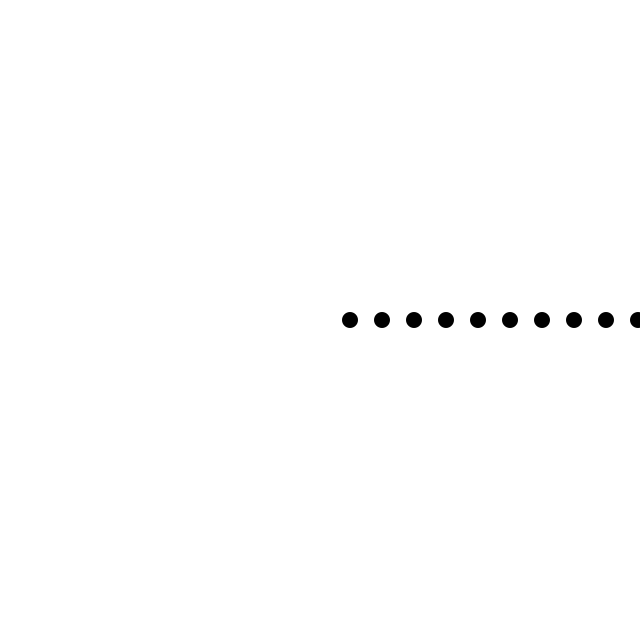
Frame 1 (no input)
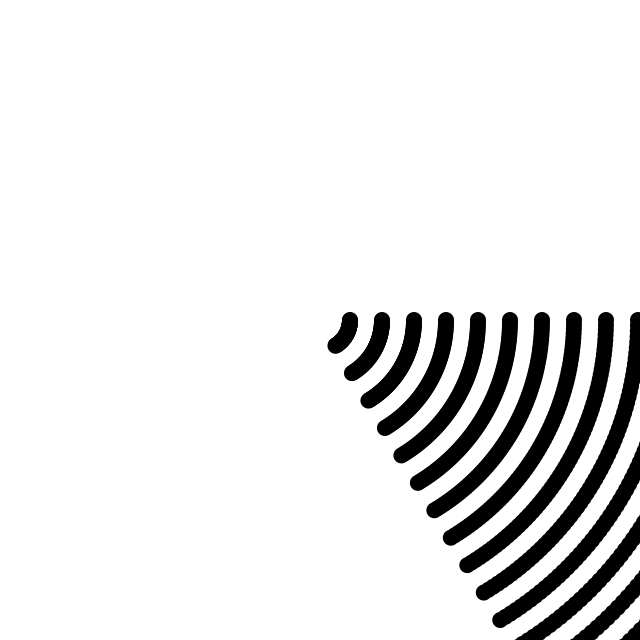
Frame 60 (the mouse pressed at the canvas centre just before this capture)
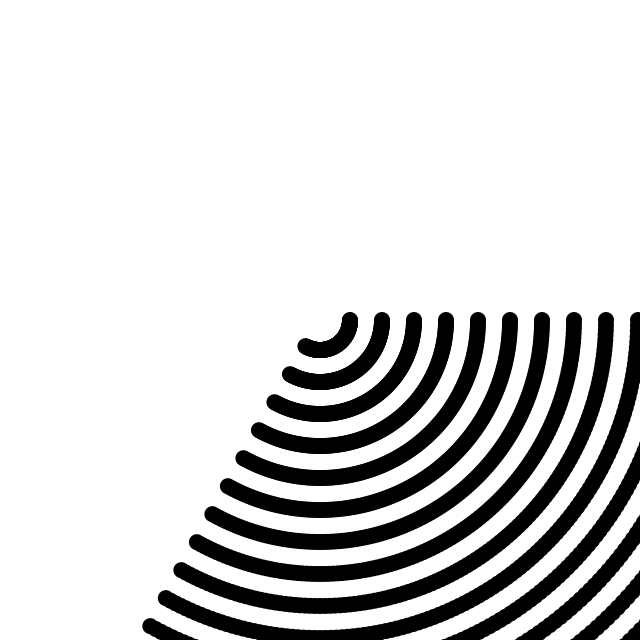
Frame 120 (the mouse held since frame 60 and released just before this capture)

The Processing sketch that drew these frames (run headless with seeded random() and noise(); from frame 60 on, the mouse is pressed at the canvas centre):

// Processing sketch: noc03_06_polar_circle
// ── noc03_06_polar_circle.pde
float r = 75;
float theta = 0;

color c = color(0,0,0);

void setup() {
  size(640,640);
  background(255);
}

void draw() {
  
  for(int i = 30; i<640; i+=32) {
    r = i;  
    float x = r * cos(theta*PI/180);
    float y = r * sin(theta*PI/180);
  
    noStroke();
    
    fill(c);
    ellipse(x + width/2, y + height/2, 16,16);
  }
  
  theta += 1.0;
  
  if (theta > 360) {
    theta = 0;
    c = color(random(0,255),random(0,255),random(0,255));
  }
  
}
